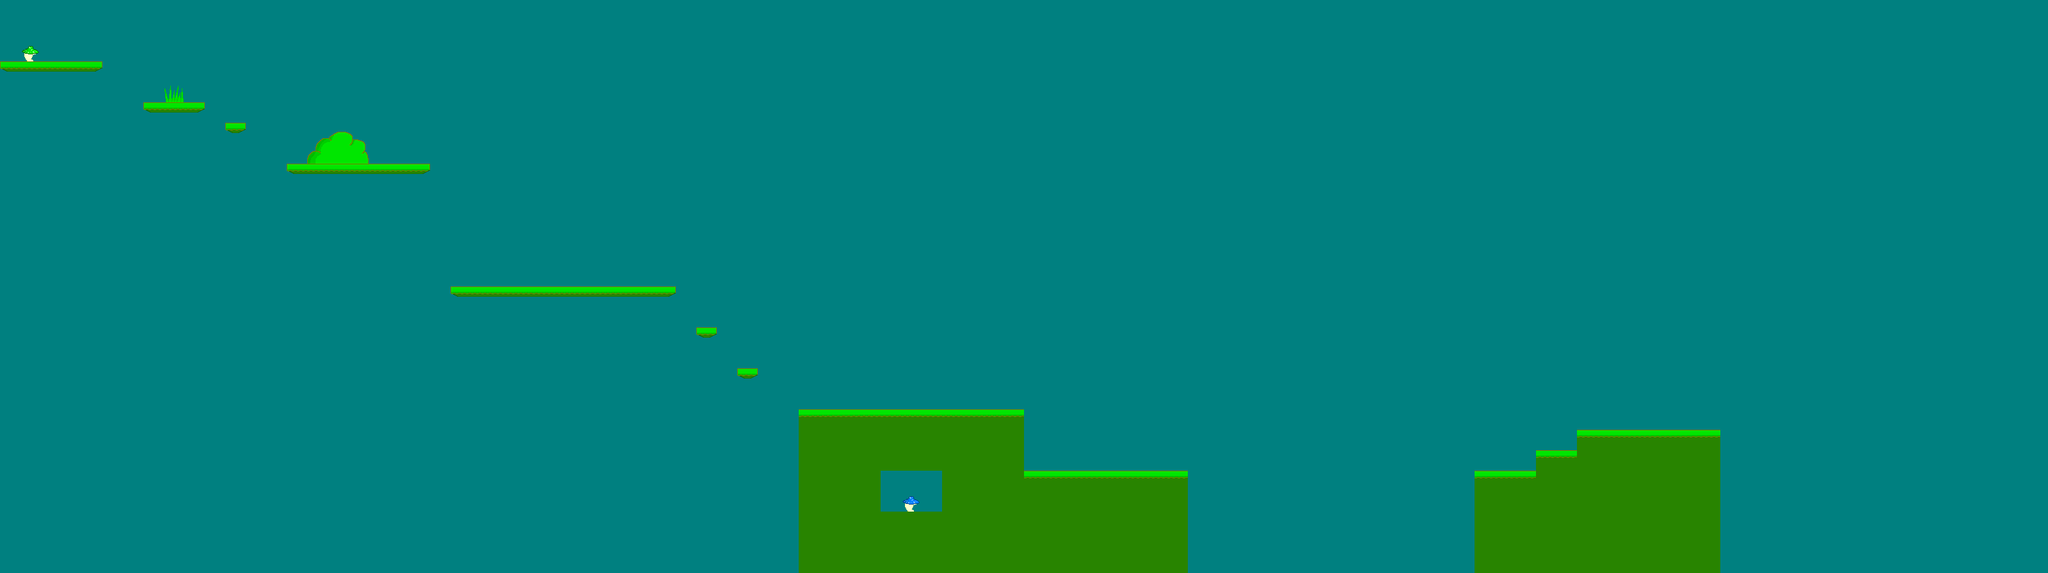

This game map was drawn from its Tiled (.tmx) file and the tilesets committed beside it. A one-line description and the trimmed map source follow:
An orthogonal 100x28 tile map with 32x32 px tiles, 1 tile layer (Tile Layer 1).

<map version="1.0" orientation="orthogonal" renderorder="right-down" width="100" height="28" tilewidth="32" tileheight="32" nextobjectid="1">
 <tileset firstgid="1" name="tileset" tilewidth="32" tileheight="32" tilecount="100" columns="10">
  <image source="../maps/tileset.png" width="320" height="320" />
 </tileset>
 <layer name="Tile Layer 1" width="100" height="28">
  <data>[2800 cells, 2800 non-empty, 16 distinct tile ids]</data>
 </layer>
</map>
